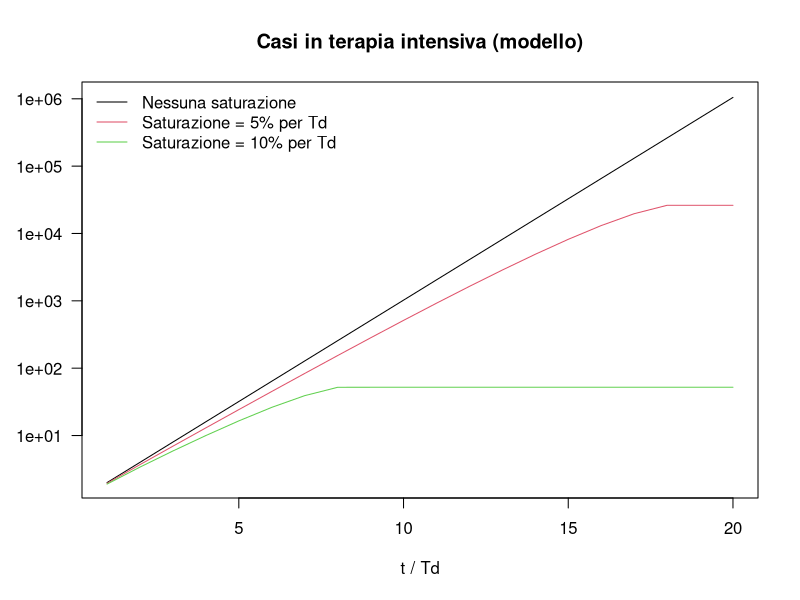

Here is the R script that generated this plot:
sat <- function(t,x) { 
    n <- x*t + (1-x*t)*2^t
    n[ x*t>=1 ] <- max(n)
    n
}

png( "saturation.png", width=400, height=400 )
par( las=1 )
plot(
    sat(1:20,0),
    type="l",
    log="y",
    xlab="t / Td",
    ylab="",
    main="Casi in terapia intensiva (modello)" )
lines( sat(1:20,0.05), col=2 )
lines( sat(1:20,0.1), col=3 )
legend(
    "topleft",
    legend=c(
        "Nessuna saturazione",
        "Saturazione = 5% per Td",
        "Saturazione = 10% per Td"
    ),
    col=1:3,
    lty=1,
    bty="n"
)
dev.off()
